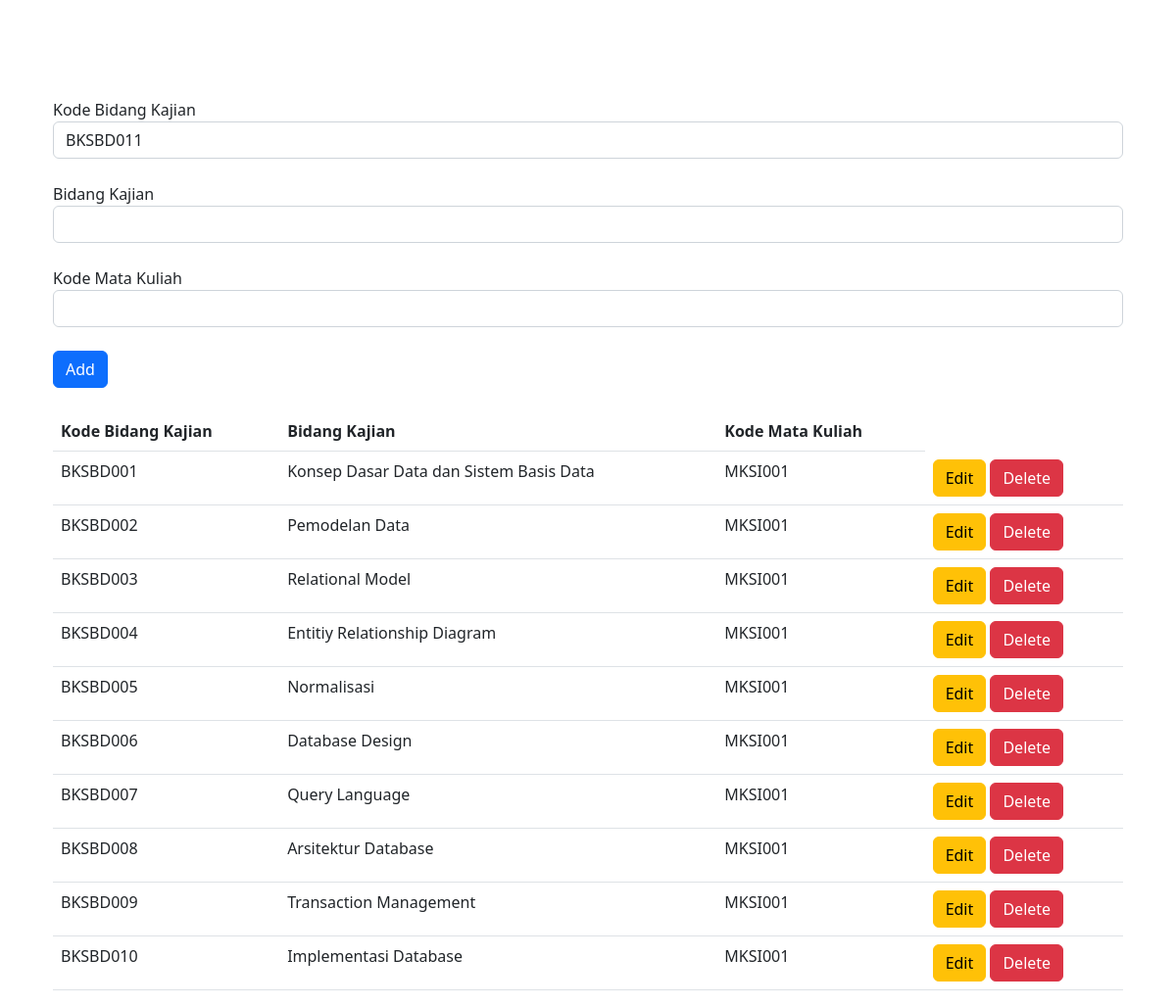
The app's page /bidang_kajian/bidang_kajian.php with its own data.
### tables this page shows
CREATE TABLE `bidang_kajian` (
  `kd_bk` varchar(10) NOT NULL,
  `bidang_kajian` varchar(50) NOT NULL,
  `kd_matkul` varchar(10) NOT NULL
);

### bidang_kajian/bidang_kajian.php (the view, shortened to what this page needs)
<?php
include '../koneksi.php';
$queryCount = "SELECT COUNT(*) AS count FROM bidang_kajian";
$sqlCount = mysqli_query($conn, $queryCount);
$count = mysqli_fetch_assoc($sqlCount)['count'];
do {
    $num_kode_bidang_kajian = str_pad(++$count, 3, "0", STR_PAD_LEFT);
    $kode_bidang_kajian = "BKSBD" . $num_kode_bidang_kajian;
    $queryCheck = "SELECT * FROM bidang_kajian WHERE kd_bk = '$kode_bidang_kajian'";
    $sqlCheck = mysqli_query($conn, $queryCheck);
} while (mysqli_num_rows($sqlCheck) != 0);
?>
<!DOCTYPE html>
<html lang="en">
<head>
    <link href="https://cdn.jsdelivr.net/npm/bootstrap@5.2.3/dist/css/bootstrap.min.css" rel="stylesheet">
</head>
<body class="container">
    <div class="container">
        <form action="./bidang_kajiansave.php" method="GET" name="form_kajian">
            <label>Kode Bidang Kajian</label>
            <input type="text" name="kd_bk" id="kd_bk" value="<?= $kode_bidang_kajian; ?>" readonly class="form-control">
            <br>
            <label>Bidang Kajian</label>
            <input type="text" name="bidang_kajian" id="bidang_kajian" class="form-control">
            <br>
            <label>Kode Mata Kuliah</label>
            <input type="text" name="kd_matkul" id="kd_matkul" class="form-control">
            <br>
            <input type="submit" name="button" value="Add" id="button" class="btn btn-primary">
        </form>
        <br>
        <table class="table">
            <thead>
                <tr>
                    <th>Kode Bidang Kajian</th>
                    <th>Bidang Kajian</th>
                    <th>Kode Mata Kuliah</th>
                </tr>
            </thead>
            <tbody>
                <?php
                $sqlbidang_kajian = "SELECT * FROM bidang_kajian";
                $querybidang_kajian = mysqli_query($conn, $sqlbidang_kajian) or die($sqlbidang_kajian);
                while ($data = mysqli_fetch_array($querybidang_kajian)) {
                    $kode_bk = $data['kd_bk'];
                    $bk = $data['bidang_kajian'];
                    $kode_matkul = $data['kd_matkul'];
                ?>
                    <tr>
                        <td><?php echo $kode_bk; ?></td>
                        <td><?php echo $bk; ?></td>
                        <td><?php echo $kode_matkul; ?></td>
                        <td>
                            <button type="button" class="btn btn-warning" onclick="editKajian('<?= $kode_bk; ?>', '<?= $bk; ?>', '<?= $kode_matkul; ?>')">Edit</button>
                            <button type="button" class="btn btn-danger" onclick="deleteKajian('<?= $kode_bk; ?>')">Delete</button>
                        </td>
                    </tr>
                <?php
                }
                ?>
            </tbody>
        </table>
    </div>
</body>
</html>

### bidang_kajian/bidang_kajian.php (style rules this page uses)
.container { margin-top: 100px; }

### records on screen
bidang_kajian: kd_bk "BKSBD001", bidang_kajian "Konsep Dasar Data dan Sistem Basis Data", kd_matkul "MKSI001"
bidang_kajian: kd_bk "BKSBD002", bidang_kajian "Pemodelan Data", kd_matkul "MKSI001"
bidang_kajian: kd_bk "BKSBD003", bidang_kajian "Relational Model", kd_matkul "MKSI001"
bidang_kajian: kd_bk "BKSBD004", bidang_kajian "Entitiy Relationship Diagram", kd_matkul "MKSI001"
bidang_kajian: kd_bk "BKSBD005", bidang_kajian "Normalisasi", kd_matkul "MKSI001"
bidang_kajian: kd_bk "BKSBD006", bidang_kajian "Database Design", kd_matkul "MKSI001"
bidang_kajian: kd_bk "BKSBD007", bidang_kajian "Query Language", kd_matkul "MKSI001"
bidang_kajian: kd_bk "BKSBD008", bidang_kajian "Arsitektur Database", kd_matkul "MKSI001"
bidang_kajian: kd_bk "BKSBD009", bidang_kajian "Transaction Management", kd_matkul "MKSI001"
bidang_kajian: kd_bk "BKSBD010", bidang_kajian "Implementasi Database", kd_matkul "MKSI001"
